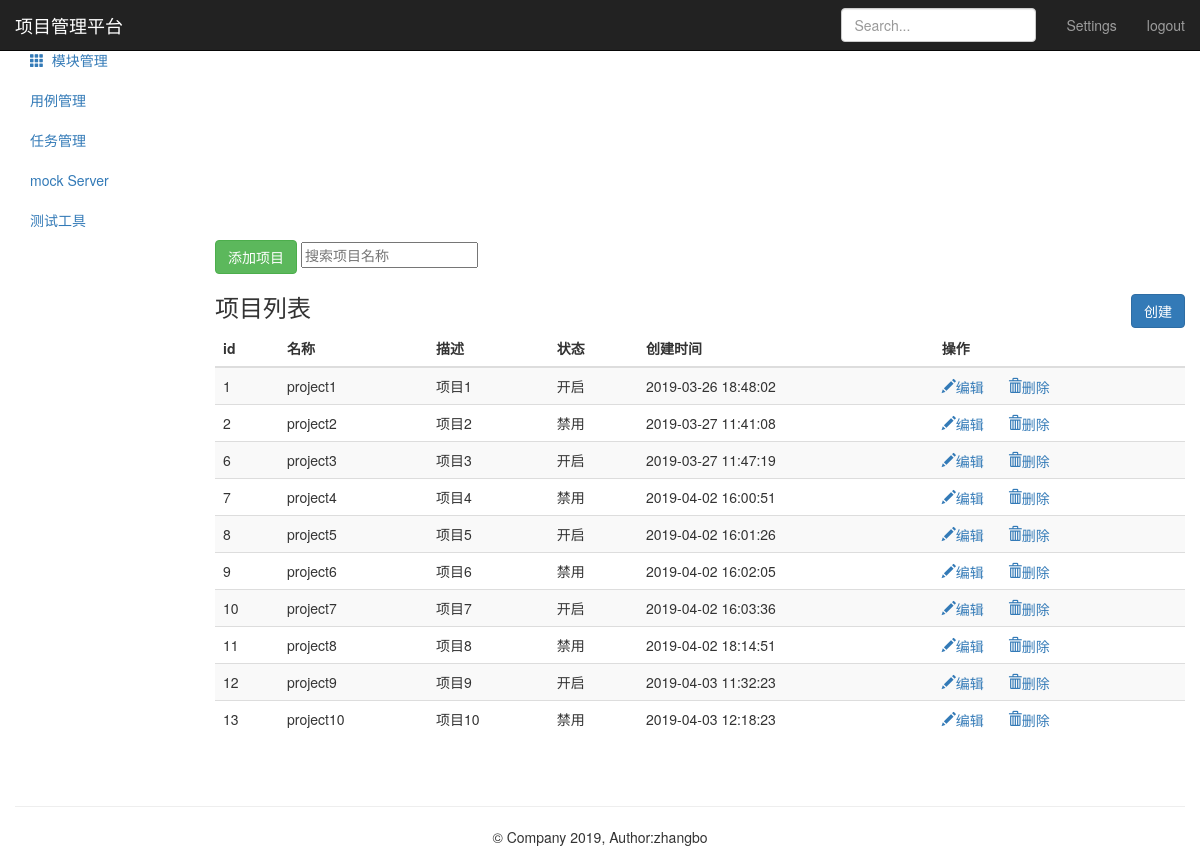
The app's page /project/ (signed in), older data.
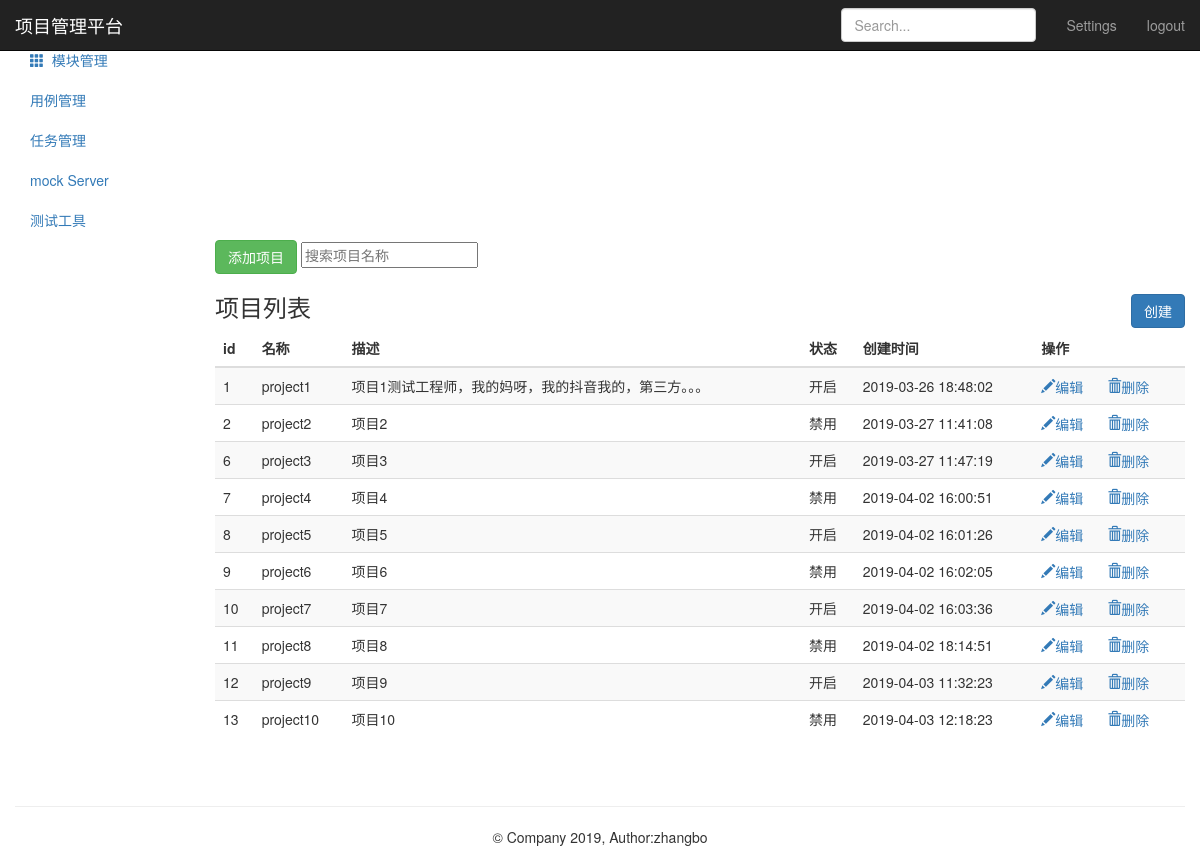
The same page, newer data.
### personal/models/project.py (models this page shows, shortened)
class Project(models.Model):
      name = models.CharField("名称",max_length=50,null=False)
      describe = models.TextField("描述",default="",max_length=50)
      status = models.BooleanField("状态",default=1)
      update_time = models.DateTimeField(auto_now=True)
      create_time = models.DateTimeField(auto_now_add=True)

### personal/views/project_views.py (the view)
# urls.py: path('project/',project_views.project_manage),
@login_required
def project_manage(request):
    project_all = Project.objects.all()
    return render(request,"project.html",{"projects":project_all,"type":"list"})

### personal/templates/project.html (shortened to what the changed rows need)
{% extends "base.html" %}
{% block base %}
    <div class="container-fluid">
        <div class="row">
            <div class="col-sm-9 col-sm-offset-3 col-md-10 col-md-offset-2 main">
                {% if type == "list" %}
                <div class="table-responsive">
                    <table class="table table-striped">
                        <thead>
                            <tr style="text-align: center">
                                <th>id</th>
                                <th>名称</th>
                                <th>描述</th>
                                <th>状态</th>
                                <th>创建时间</th>
                                <th>操作</th>
                            </tr>
                        </thead>
                        <tbody>
                            {% for project in projects %}
                            <tr>
                                  <td>{{ project.id}}</td>
                                  <td>{{ project.name}}</td>
                                  <td>{{ project.describe}}</td>
                                  <td>
                                      {% if project.status == True %}
                                          <span>开启</span>
                                      {% elif project.status == False %}
                                          <span>禁用</span>
                                      {% endif %}
                                  </td>
                                  <td>{{ project.create_time | date:"Y-m-d H:i:s" }}</td>
                                  <td>
                                      <a href="/project/edit_project/{{ project.id }}/">
                                          <i class="glyphicon glyphicon-pencil">编辑</i>
                                      </a>
                                      <a href="/project/delete_project/" style="margin-left:20px;">
                                          <i class="glyphicon glyphicon-trash">删除</i>
                                      </a>
                                  </td>
                            </tr>
                            {% endfor %}
                        </tbody>
                    </table>
                </div>
                {% endif %}
            </div>
        </div>
    </div>
{% endblock %}

Row changes from the older to the newer data that the page shows:
changed Project "project1": describe "项目1" → "项目1测试工程师，我的妈呀，我的抖音我的，第三方。。。"
